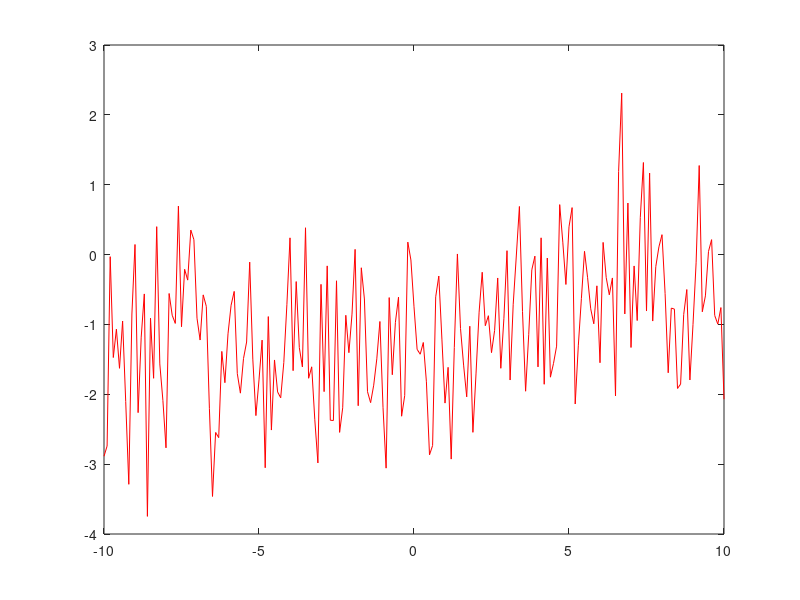

The MATLAB script that drew this image: (Note: this script raises an error after producing the figure.)
clear all;
clc;
close all;

points = [-10 : 0.1 : 10]';



l = 20/sqrt(2);

signal_std = 1;
noise = 1.0;
kernel = signal_std^2 * exp (- squareform(pdist(points)).^2 / (2 * l^2) ) + noise^2 * eye(numel(points));
R_prior = mvnrnd( zeros(numel(points), 1) , kernel, 1);

plot(points, R_prior,'r');
hold on;
% axis([1 100 -20 20]);

points_train = [points 100 * sign(points)];

post_kernel = kernel(151:end, 151:end) - kernel(151:end, 1:150) * pinv(kernel(1:150, 1:150) + noise^2 * eye(size(150))) * kernel(1:150, 151:end);

post_mean = kernel(151:end, 1:150) * pinv(kernel(1:150, 1:150) + noise^2 * eye(size(150))) * points_train(1:150, 2);

R_post = mvnrnd( post_mean , round(abs(post_kernel),3), 1);

plot(post_mean, 'g');